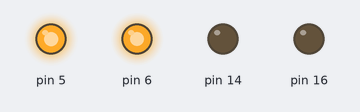
Simulated run of this sketch. Board: Arduino Uno, built with avr-gcc and run on an emulated ATmega328P. Parts: output pins drawn as LEDs (lit = HIGH).

Above: at 0.05 s.
At 4.3 s:
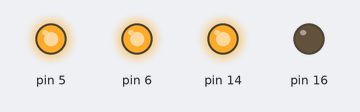
At 8.1 s:
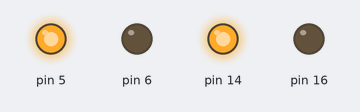
Timing chart, 0 to 9.3 s (numbered marks = the images above):
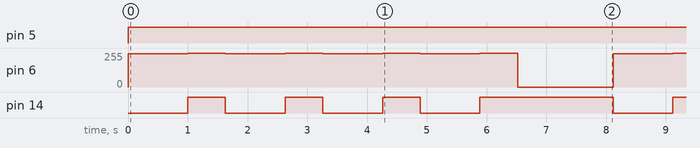

Measured:
- by itself, pin 5: LOW → HIGH at 0.00 s
- by itself, pin 6: repeats every 8.1 s: 3 × (255/255 0.63 s, 250/255 1.0 s), 255/255 0.63 s, 0/255 1.6 s, 250/255 1.0 s
- by itself, pin 14: repeats every 8.1 s: 2 × (LOW 1.0 s, HIGH 0.63 s), LOW 1.0 s, HIGH 2.2 s, LOW 1.0 s, HIGH 0.63 s

The sketch:

Vierkant.ino
```cpp
/*
  Name: Spiraal en vierkant
  Date: 20-03-2018
  Author: Marthijn Vliermna

  Description: Vierkant rijden

  Revision: 0.2.0
*/

// include libraries

// ----- Declare Constants -----

// ----- Declare Objects -----

// ----- Declare subroutines and/or functions -----
void vooruit();
void links();
void rond();
// ----- Declare Global Variables -----
int x = 0;

// Setup
void setup()
{
  pinMode(5, OUTPUT);
  pinMode(6, OUTPUT);
  pinMode(14, OUTPUT);
  pinMode(16, OUTPUT);
}

// Main loop
void loop()
{
    while(x < 4)
      {
        vooruit();
        delay(1000);
        links();
        delay(630);
        x++;
      }
      rond();
      x = 0;
      delay(1600);
}


// Function or subroutine
void vooruit()
{
    digitalWrite(14, LOW);
    digitalWrite(16, LOW);
    analogWrite(5,255);
    analogWrite(6, 250);

}

void links()
{
    digitalWrite(14, HIGH);
    digitalWrite(16,LOW);
    analogWrite(5,255);
    analogWrite(6,255);
}

void rond()
{
    digitalWrite(14, HIGH);
    analogWrite(6, 0);
    digitalWrite(16, LOW);
    analogWrite(5,255);
}
```
